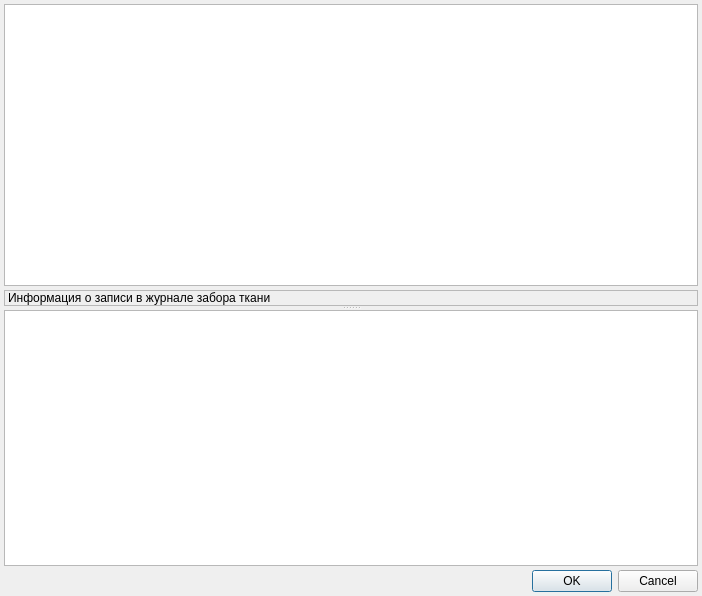
<?xml version="1.0" encoding="UTF-8"?>
<ui version="4.0">
 <class>ActionTableRedactorDialog</class>
 <widget class="QDialog" name="ActionTableRedactorDialog">
  <property name="geometry">
   <rect>
    <x>0</x>
    <y>0</y>
    <width>702</width>
    <height>596</height>
   </rect>
  </property>
  <property name="windowTitle">
   <string>Dialog</string>
  </property>
  <layout class="QGridLayout" name="gridLayout_2">
   <property name="margin">
    <number>4</number>
   </property>
   <property name="spacing">
    <number>4</number>
   </property>
   <item row="0" column="0">
    <widget class="QSplitter" name="splitter">
     <property name="orientation">
      <enum>Qt::Vertical</enum>
     </property>
     <property name="childrenCollapsible">
      <bool>false</bool>
     </property>
     <widget class="QWidget" name="pnlInfo" native="true">
      <layout class="QGridLayout" name="gridLayout">
       <property name="margin">
        <number>0</number>
       </property>
       <property name="spacing">
        <number>4</number>
       </property>
       <item row="0" column="0">
        <widget class="CTextBrowser" name="txtClientInfoBrowser"/>
       </item>
       <item row="1" column="0">
        <widget class="QLabel" name="lblTissueJournalRecordInfo">
         <property name="frameShape">
          <enum>QFrame::StyledPanel</enum>
         </property>
         <property name="frameShadow">
          <enum>QFrame::Sunken</enum>
         </property>
         <property name="text">
          <string>Информация о записи в журнале забора ткани</string>
         </property>
         <property name="wordWrap">
          <bool>true</bool>
         </property>
         <property name="margin">
          <number>0</number>
         </property>
        </widget>
       </item>
      </layout>
     </widget>
     <widget class="CActionRedactorTableView" name="tblActions"/>
    </widget>
   </item>
   <item row="1" column="0">
    <widget class="QDialogButtonBox" name="buttonBox">
     <property name="orientation">
      <enum>Qt::Horizontal</enum>
     </property>
     <property name="standardButtons">
      <set>QDialogButtonBox::Cancel|QDialogButtonBox::Ok</set>
     </property>
    </widget>
   </item>
  </layout>
 </widget>
 <customwidgets>
  <customwidget>
   <class>CTextBrowser</class>
   <extends>QTextBrowser</extends>
   <header>library/TextBrowser.h</header>
  </customwidget>
  <customwidget>
   <class>CActionRedactorTableView</class>
   <extends>QTableView</extends>
   <header>TissueJournal/TissueJournalModels.h</header>
  </customwidget>
 </customwidgets>
 <resources/>
 <connections>
  <connection>
   <sender>buttonBox</sender>
   <signal>accepted()</signal>
   <receiver>ActionTableRedactorDialog</receiver>
   <slot>accept()</slot>
   <hints>
    <hint type="sourcelabel">
     <x>248</x>
     <y>254</y>
    </hint>
    <hint type="destinationlabel">
     <x>157</x>
     <y>274</y>
    </hint>
   </hints>
  </connection>
  <connection>
   <sender>buttonBox</sender>
   <signal>rejected()</signal>
   <receiver>ActionTableRedactorDialog</receiver>
   <slot>reject()</slot>
   <hints>
    <hint type="sourcelabel">
     <x>316</x>
     <y>260</y>
    </hint>
    <hint type="destinationlabel">
     <x>286</x>
     <y>274</y>
    </hint>
   </hints>
  </connection>
 </connections>
</ui>
